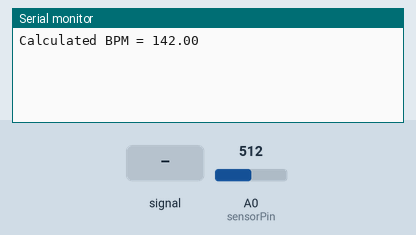
Bench run of a sketch on a simulated Arduino Uno, built with avr-gcc and run on an emulated ATmega328P. Parts: the last lines printed to the serial monitor. The test bench sets the inputs (shaded band); at power-on: A0 (sensorPin) = 512.

Above: at 1.2 s.
1.3 s: A0 (sensorPin) fed a 200 Hz sine of ±255 counts around its level
At 1.57 s:
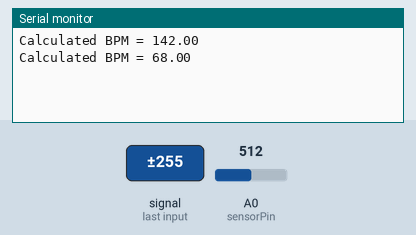
2.8 s: A0 (sensorPin) fed a 2 Hz sine of ±306 counts around its level
At 3.9 s:
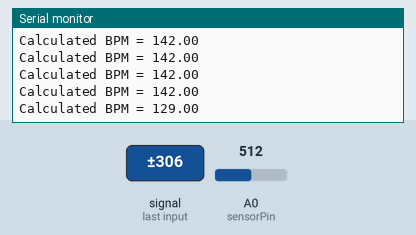
Timing chart, 0 to 5.8 s (numbered marks = the images above; inputs shaded):
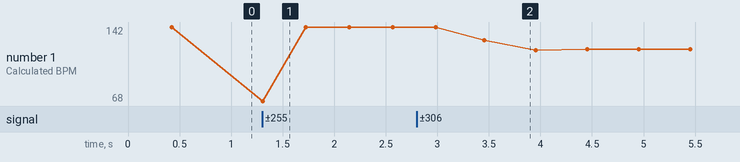

Measured:
- after the input at 1.3 s, the serial monitor: prints a new line at once (image 1)
- after the input at 2.8 s, the serial monitor: prints a new line after 0.65 s (image 2)
- plotted number 1: 142 → 120 after the input at 2.8 s

The sketch:

calculate_bpm.ino
```cpp
    const int sensorPin = A0;                        // A0 is the input pin for the heart rate sensor

    int sensorValue = 0;                             // Variable to store the value coming from the sensor
    int heartRate = 0;                               // Variable to calculate the mean of the detected beats
    int BPM = 0;                                     // Variable to feed the interpreter (Beats per minute)
    int count = 0;                                   // Variable to count detected beats
    int threshold = 345;                             // Set threshold for correct measurement (check adjust_threshold.ino)
    float hr = 0;                                    // Variable to calculate 1 BPM

    unsigned long startTime = 0;                     // Timer needed for while loop
    unsigned long IBI = 0;                           // Inter Beat Interval (ms)
    unsigned long newBeatTime = 0;                   // Timer to Calculate IBI
    unsigned long lastTime = 0;                      // Timer to Calculate IBI
    unsigned long readingTime = 15000;               // Reading sensor Time (15 seconds)

    bool counted = false;                            // Boolean to avoid false positives when the wave decreases

void setup(){

    Serial.begin(9600);                              // Start Serial Communication @ 9600

}

void loop(){

    startTime = millis();

    while (millis() < (startTime + readingTime)){               // Reading pulse sensor for readingTime seconds

        sensorValue = analogRead(sensorPin);                 // Read SensorValue
        newBeatTime = millis();                              // Storage new time to calculate IBI

        if ((sensorValue >= threshold) && (!counted) && ((newBeatTime - lastTime) > 420)){  // Check threshold, wave rising and IBI > 420 ms

            // Serial.println(sensorValue);                  // Print Sensor value (just for checking)

            IBI = newBeatTime - lastTime;                    // Calculate IBI
            lastTime = millis();                             // Storage last time to calculate IBI

            count++;                                         // Add a heart beat detected to the counter

            counted = true;                                  // It is necessary to check that the wave decreases

            hr = (60000 / IBI);                              // Calculate 1 BPM
            Serial.print("Calculated BPM = ");
            Serial.println(hr);                              // Print the calculated BPM value (just for checking)
            heartRate = heartRate + hr;                      // Add BPMs calculated
            hr = 0;                                          // Reset the value to use it again in the next beat


        } else if (sensorValue < threshold){                 // Check the wave is decreasing below threshold value

            counted = false;                                 // With the next beat it is necessary to check that the wave is rising
        }

    }

    Serial.print("Beats detected = ");
    Serial.println(count);                                    // Print counted beats (just for checking)

    BPM = heartRate / count;                                  // Mean of BPMs calculated (value needed to feed into the model)
    //BPM = count * (60000 / readingTime);                    // Simple method (less accurate)

    Serial.print("BPM = ");
    Serial.println(BPM);                                      // Print BPM (just for checking)

    count = 0;                                                // Reset counter
    heartRate = 0;                                            // Reset hearRate
    counted = false;                                          // Reset Boolean

}
```
